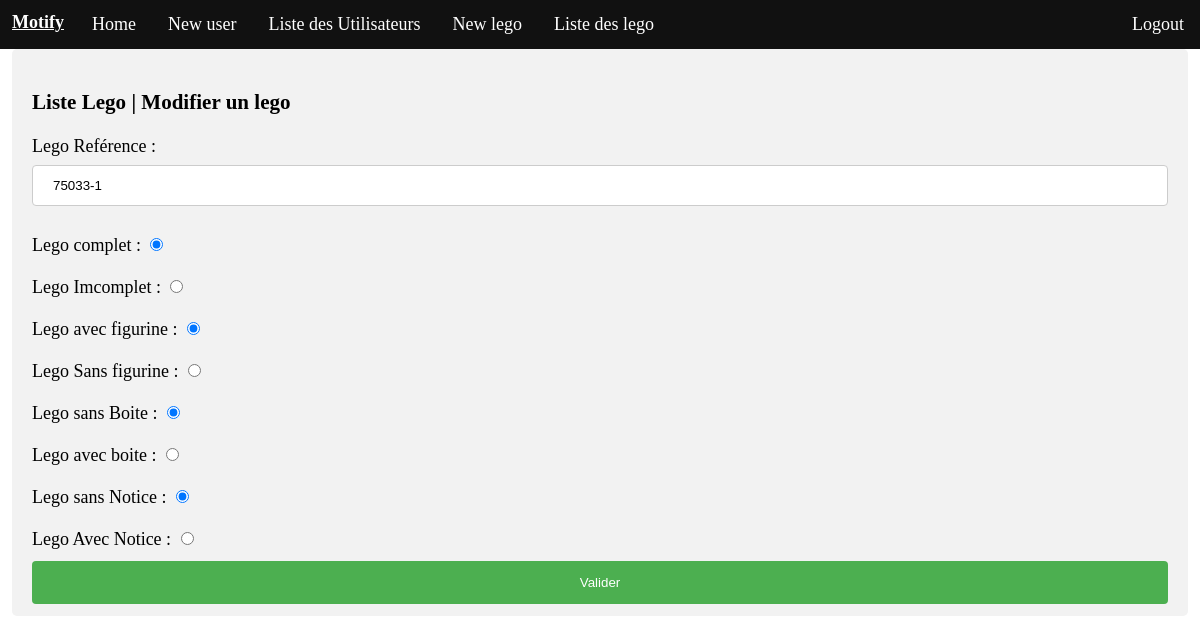
Screenshot of /src/updateLego.php?id=75033-1 (signed in) with the database file from the repository.
### tables this page shows
CREATE TABLE IF NOT EXISTS `lego` (
  `lego_id` char(50) NOT NULL DEFAULT '',
  `lego_complet` char(3) NOT NULL DEFAULT '0',
  `lego_figurine` char(3) NOT NULL DEFAULT '0',
  `lego_boite` char(3) NOT NULL DEFAULT '0',
  `lego_notice` char(3) NOT NULL DEFAULT '0',
  `lego_date` char(4) NOT NULL DEFAULT '0000',
  PRIMARY KEY (`lego_id`)
);

### Classes/Manager/Legomanager.php (called while the page is built, shortened)
<?php
include ('../Classes/Entity/Lego.php');
include('../lib/MotifyLogging.php');
Class LegoManager{
    private $_db;
    public function setDb($db){
        $this->_db = $db;
    }
    public function getOne(): array
    {
        $logger = new MotifyLogging();
        $legoList = array();
        $id = $_GET['id'];
        $request = $this->_db->prepare('SELECT `lego_id`, lego_complet, lego_figurine, lego_boite, lego_notice, lego_date FROM lego WHERE lego_id =?;');
        $request->bindParam(1, $id);
        $request->execute();
        while ($ligne = $request->fetch(PDO::FETCH_ASSOC)) {
            $lego = new Lego($ligne);
            $legoList[] = $lego;
        }
        return $legoList;
    }
    }
?>

### lib/MotifyLogging.php (called while the page is built, shortened)
<?php
 class MotifyLogging{
    private $fichier = '/log/MotifyLog.log';
    public  function getFichier(){
        return $this->fichier;
    }
}

### Classes/Entity/Lego.php (called while the page is built, shortened)
<?php
class Lego
{
    private $Id;
    private $complet;
    private $figurine;
    private $boite;
    private $notice;
    public function hydrate(array $ligne)
    {
        foreach ($ligne as $key => $value) {
            $method = "set" . ucfirst($key);
        }
    }
    public function setLego_id($Id)
    {
        $this->Id = $Id;
        return $this;
    }
    public function getLego_id()
    {
        return $this->Id;
    }
    public function getComplet()
    {
        return $this->complet;
    }
    public function setLego_complet($complet)
    {
        $this->complet = $complet;
        return $this;
    }
    public function getFigurine()
    {
        return $this->figurine;
    }
    public function setLego_figurine($figurine)
    {
        $this->figurine = $figurine;
        return $this;
    }
    public function getBoite()
    {
        return $this->boite;
    }
    public function setLego_boite($boite)
    {
        $this->boite = $boite;
        return $this;
    }
    public function getNotice()
    {
        return $this->notice;
    }
    public function setLego_notice($notice)
    {
        $this->notice = $notice;
        return $this;
    }
    public function setlego_date($date)
    {
        return $this;
    }
}

### src/updateLego.php (the view, shortened to what this page needs)
<!DOCTYPE html>
<html lang="fr">
    <head>
    <link rel="stylesheet" href="../Assets/style/style.css">
    </head>
    <body>
        <header>
            <nav class="topnav" id="myTopnav">
                <ul>
                  <li class="title">Motify</li>
                  <li><a href="../index.php">Home</a></li>
                  <li><a href="newUser.php">New user</a></li>
                  <li><a href="UserList.php">Liste des Utilisateurs</a></li>
                  <li><a href="newLego.php">New lego</a></li>
                  <li><a href="LegoList.php">Liste des lego</a></li>
                  <?php
                    if (!$_SESSION['connecter'] == TRUE) {
                        header('Location: connection.php');
                        }else{
                        echo  '<li style="float:right"><a href="deconnect.php">Logout</a></li>';
                        }
                  ?>
                </ul>
              </nav>
          </header>
          <main>
            <div class="formulaire">
                <h3>Liste Lego | Modifier un lego</h3><?php
include '../Classes/Manager/Legomanager.php';
$db = new PDO(DBHOST, DBUSER, DBPASSWORD);
$Legomanager = new LegoManager($db);
$requete = $Legomanager->getOne();
foreach($requete as $items){
        print("<form method='POST' action='updateLego2.php'>");
        print("<label for='ref'>Lego Reférence : </label>");
        print("<input type='text' name='ref' value=".$items->getLego_id()."><br><br>");
        if ($items->getComplet() == "non"){
            print("<label for='comp'>Lego Imcomplet : </label>");
        }else{
            print("<label for='comp'>Lego complet : </label>");
        }
        print("<input type='radio' name='complet' id='comp' value=".$items->getComplet()." checked/><br><br>");
        if ($items->getComplet() == "oui"){
            print("<label for='imcomplet'>Lego Imcomplet : </label>");
            print("<input type='radio' name='complet' id='imcomplet' value='non'><br><br>");
        }else{
            print("<label for='complet'>Lego Complet : </label>");
            print("<input type='radio' name='complet' id='complet' value='oui'><br><br>");
        }
        if ($items->getFigurine() == "non"){
            print("<label for='comp'>Lego sans figurine : </label>");
        }else{
            print("<label for='comp'>Lego avec figurine : </label>");
        }
        print("<input type='radio' id='comp' name='figurine' value=".$items->getFigurine()." checked/><br><br>");
        if ($items->getFigurine() == "oui"){
            print("<label for='Sfigure'>Lego Sans figurine : </label>");
            print("<input type='radio' name='figurine' id='Sfigure' value='non'><br><br>");
        }else{
            print("<label for='Afigurine'>Lego Avec Figurine : </label>");
            print("<input type='radio' name='figurine' id='Afigurine' value='oui'><br><br>");
        }
        if ($items->getBoite() == "non"){
            print("<label for='comp'>Lego sans Boite : </label>");
        }else{
            print("<label for='comp'>Lego avec Boite : </label>");
        }
        print("<input type='radio' id='comp' name='boite' value=".$items->getBoite()." checked/><br><br>");
        if ($items->getBoite() == "oui"){
            print("<label for='Sboite'>Lego sans boite : </label>");
            print("<input type='radio' name='boite' id='Sboite' value='non'><br><br>");
        }else{
            print("<label for='Aboite'>Lego avec boite : </label>");
            print("<input type='radio' name='boite' id='Aboite' value='oui'><br><br>");
        }
        if ($items->getNotice() == "non"){
            print("<label for='comp'>Lego sans Notice : </label>");
        }else{
            print("<label for='comp'>Lego avec Notice : </label>");
        }
        print("<input type='radio' id='comp' name='notice' value=".$items->getNotice()." checked/><br><br>");
        if ($items->getNotice() == "oui"){
            print("<label for='SNotice'>Lego Sans Notice : </label>");
            print("<input type='radio' name='notice' id='SNotice' value='non'>");
        }else{
            print("<label for='ANotice'>Lego Avec Notice : </label>");
            print("<input type='radio' name='notice' id='ANotice' value='oui'>");
        }
        print("<input type='submit' value='Valider'>");
        print("</form>");
    }?>
    </div>
        </main>
    </body>
</html>

### Assets/style/style.css (style rules this page uses)
html { height: 100%; }
body { margin: 0px; padding: 0px; font-family: consolas; font-size: 18px; height: 100%; }
ul { list-style-type: none; margin: 0; padding: 0; overflow: hidden; background-color: #111; }
li { float: left; }
li a { display: block; color: white; text-align: center; padding: 14px 16px; text-decoration: none; }
.title { padding-top: 1%; color: white; font-weight: bold; padding-left: 1%; padding-right: 1%; text-decoration: underline; }
input[type=text],input[type=password], select { width: 100%; padding: 12px 20px; margin: 8px 0; display: inline-block; border: 1px solid #ccc; border-radius: 4px; box-sizing: border-box; }
input[type=submit] { width: 100%; background-color: #4CAF50; color: white; padding: 14px 20px; margin: 1% 0; border: none; border-radius: 4px; cursor: pointer; }
.formulaire { border-radius: 5px; background-color: #f2f2f2; padding: 20px; height: 29.3em; margin-left: 1%; margin-right: 1%; }

### rows the page displays
lego: ref "75033-1", shows "Lego complet :", shows "Lego avec figurine :", shows "Lego sans Boite :", shows "Lego sans Notice :"
